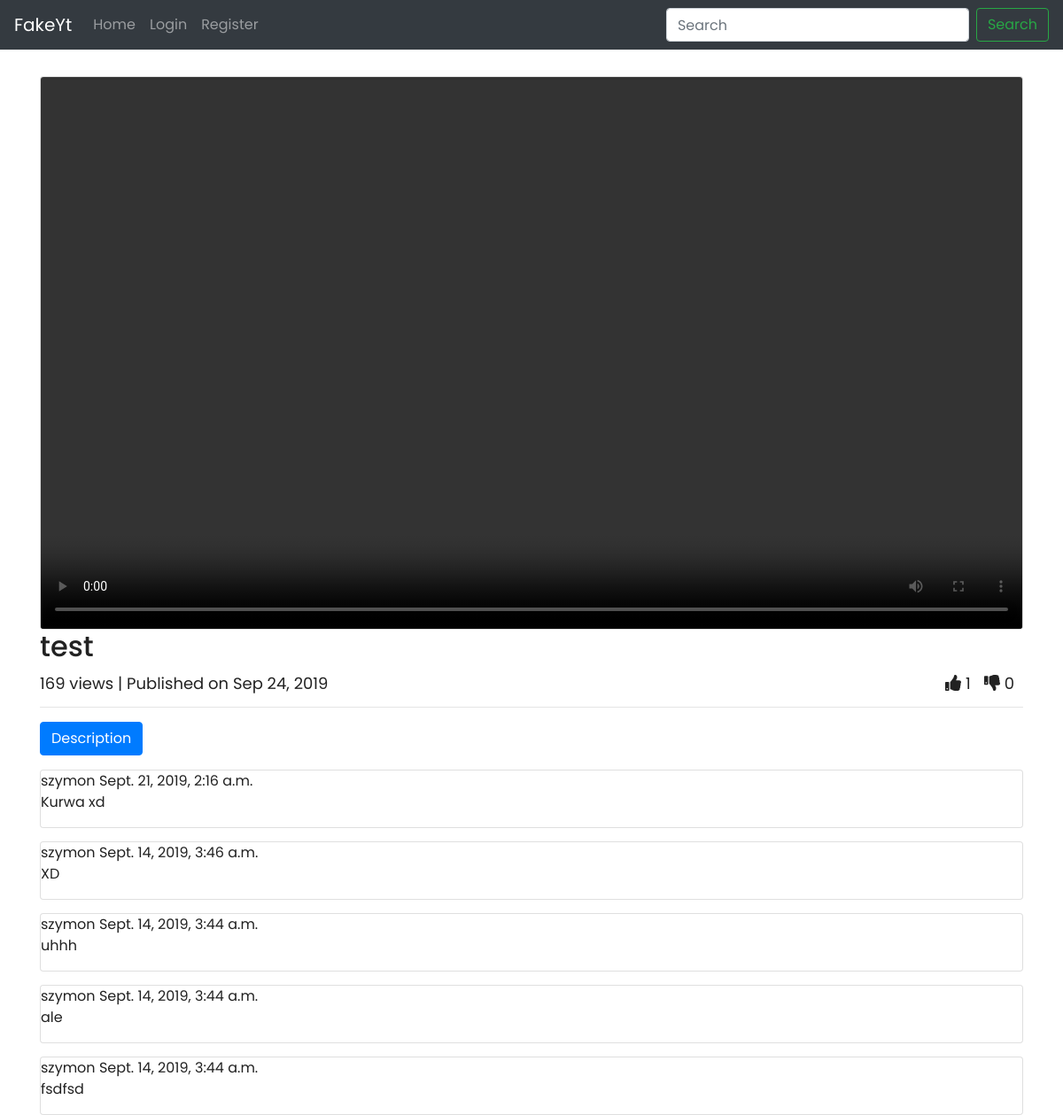
The page /video/1/ on the database its author committed.
### youtube/models.py (models this page shows, shortened)
class Video(models.Model):
    title = models.CharField(max_length=100)
    description = models.TextField(blank=True)
    file = models.FileField(upload_to=get_file_path, blank=False, null=True, validators=[
                            FileValidator(content_types=('video/mp4', 'video/webm',))])
    date_added = models.DateTimeField(blank=False, null=False, auto_now=True)
    user = models.ForeignKey('auth.User', on_delete=models.CASCADE,
                             related_name='videos',
                             )
    views = models.BigIntegerField(default=0, null=False, blank=True)

class Comment(models.Model):
    text = models.TextField()
    date_added = models.DateTimeField(blank=False, null=False, auto_now=True)
    owner = models.ForeignKey('auth.User', on_delete=models.CASCADE,
                              related_name='comments')
    video = models.ForeignKey(Video, on_delete=models.CASCADE,
                              related_name='comments')

### youtube/views.py (the view, shortened to what this page needs)
# urls.py: path('video/<pk>/', views.VideoView.as_view(), name='video'),
class VideoView(generic.DetailView):
    template_name = 'youtube/video.html'
    model = Video
    def get(self, *args, **kwargs):
        video = get_object_or_404(Video, pk=self.kwargs.get('pk'))
        video.views += 1
        video.save()
        return super(VideoView, self).get(*args, **kwargs)
    def get_context_data(self, **kwargs):
        video = get_object_or_404(Video, pk=self.kwargs.get('pk'))
        kwargs['video'] = video
        kwargs['comments'] = video.comments.order_by('-date_added')
        kwargs['likes_count'] = video.likes.filter(value=1).count()
        kwargs['dislikes_count'] = video.likes.filter(value=0).count()
        kwargs['form'] = AddCommentModelForm
        return super(VideoView, self).get_context_data(**kwargs)

### youtube/templates/youtube/video.html (shortened to what this page needs)
{% extends "base.html" %}
{% block body %}
<div class="embed-responsive embed-responsive-16by9 video-player card">
    <video controls preload class="embed-responsive-item">
        <source src="{{video.file.url}}" type="video/webm">
    </video>
</div>
<div class="lead video-title">
    <h2>{{video.title}}</h2>
</div>
<div class="info-bar">
    <div class="float-left">
        {{video.views}} views |
        Published on {{video.date_added|date:"M j, Y"}}
    </div>
    <div class="float-right">
        <div class="float-left counter">
            <a class="{% if like == 1%} text-primary {% endif %}" href="like"><i class="fas fa-thumbs-up"></i></a>
            {{likes_count}}
        </div>
        <div class="float-left counter">
            <a class="{% if like == 0%} text-primary {% endif %}" href="dislike"><i class="fas fa-thumbs-down"></i></a>
            {{dislikes_count}}
        </div>
    </div>
</div>
<br>
<hr>
<div>
    <p>
        <button class="btn btn-primary" type="button" data-toggle="collapse"
                                                      data-target="#collapseExample" aria-expanded="false"
                                                                                     aria-controls="collapseExample">Description</button>
    </p>
</div>
{% include "youtube/comments.html" with comments=comments %}
{% endblock %}

### youtube/templates/youtube/comments.html
{% for comment in comments %}
<div class="card comment-item">
    {{comment.owner}}
    {{comment.date_added}}
    <p>{{comment.text}}</p>
</div>
{% endfor %}

### static/css/style.css (style rules this page uses)
html, body { height: 100%; width: 100%; font-family: 'Poppins', sans-serif; color: #222; }
a { color: inherit; }
.video-list-item, .video-player { margin-top: 30px; font-size: 12px; }
.comment-item { margin-top: 15px; }
.counter { margin-left: 5px; margin-right: 10px; }
.info-bar { font-size: 18px; }

### rows shown on the page
Video: title "test", views "169", date_added "Sep 24, 2019"
Comment: owner "szymon", date_added "Sept. 21, 2019, 2:16 a.m.", text "Kurwa xd"
Comment: owner "szymon", date_added "Sept. 14, 2019, 3:46 a.m.", text "XD"
Comment: owner "szymon", date_added "Sept. 14, 2019, 3:44 a.m.", text "uhhh"
Comment: owner "szymon", date_added "Sept. 14, 2019, 3:44 a.m.", text "ale"
Comment: owner "szymon", date_added "Sept. 14, 2019, 3:44 a.m.", text "fsdfsd"

### other values the page prints
{{ likes_count }} "1"
{{ dislikes_count }} "0"
